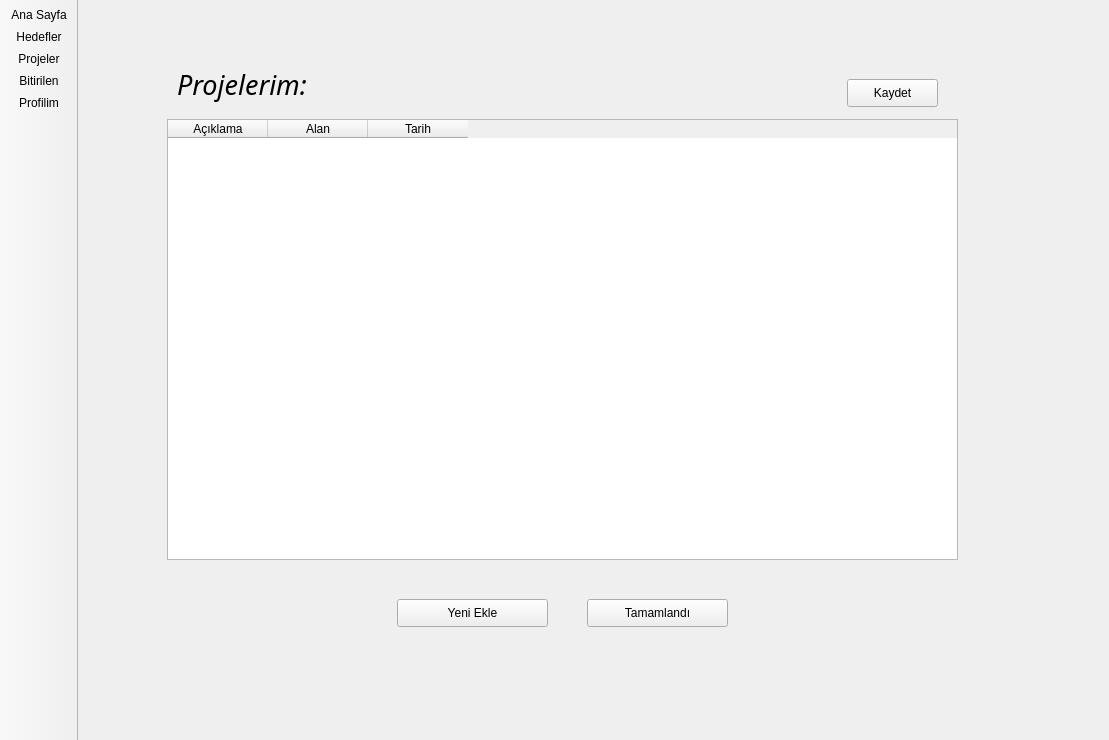
<?xml version="1.0" encoding="UTF-8"?>
<ui version="4.0">
 <class>MainWindow</class>
 <widget class="QMainWindow" name="MainWindow">
  <property name="geometry">
   <rect>
    <x>0</x>
    <y>0</y>
    <width>1109</width>
    <height>740</height>
   </rect>
  </property>
  <property name="minimumSize">
   <size>
    <width>1109</width>
    <height>740</height>
   </size>
  </property>
  <property name="maximumSize">
   <size>
    <width>1109</width>
    <height>740</height>
   </size>
  </property>
  <property name="windowTitle">
   <string>Planlama Sistemim</string>
  </property>
  <property name="windowIcon">
   <iconset>
    <normalon>:/icons/address-book.png</normalon>
   </iconset>
  </property>
  <widget class="QWidget" name="centralwidget">
   <widget class="QStackedWidget" name="stackedWidget">
    <property name="geometry">
     <rect>
      <x>-1</x>
      <y>-1</y>
      <width>1041</width>
      <height>741</height>
     </rect>
    </property>
    <property name="styleSheet">
     <string notr="true">#page_4{
	border-image: url(:/icons/448.jpg);
}</string>
    </property>
    <property name="currentIndex">
     <number>2</number>
    </property>
    <widget class="QWidget" name="page_1">
     <property name="styleSheet">
      <string notr="true">#page_1{
border-image: url(:/icons/14.jpg);
}</string>
     </property>
     <widget class="QLabel" name="label_1">
      <property name="geometry">
       <rect>
        <x>440</x>
        <y>130</y>
        <width>501</width>
        <height>101</height>
       </rect>
      </property>
      <property name="font">
       <font>
        <family>Times New Roman</family>
        <pointsize>20</pointsize>
        <italic>true</italic>
       </font>
      </property>
      <property name="text">
       <string>Planlama Hedefleri Kayıt Sistemim</string>
      </property>
      <property name="alignment">
       <set>Qt::AlignCenter</set>
      </property>
     </widget>
     <widget class="QLabel" name="label_2">
      <property name="geometry">
       <rect>
        <x>660</x>
        <y>680</y>
        <width>381</width>
        <height>61</height>
       </rect>
      </property>
      <property name="font">
       <font>
        <family>Myriad Pro</family>
        <pointsize>11</pointsize>
        <italic>true</italic>
       </font>
      </property>
      <property name="text">
       <string>Designed by Mehmet KAHRAMAN 2020</string>
      </property>
      <property name="alignment">
       <set>Qt::AlignCenter</set>
      </property>
     </widget>
     <widget class="QPushButton" name="buton_a1">
      <property name="geometry">
       <rect>
        <x>610</x>
        <y>440</y>
        <width>161</width>
        <height>41</height>
       </rect>
      </property>
      <property name="styleSheet">
       <string notr="true">background-color: rgb(255, 255, 255);</string>
      </property>
      <property name="text">
       <string>Tamam</string>
      </property>
     </widget>
     <widget class="QFrame" name="frame">
      <property name="geometry">
       <rect>
        <x>470</x>
        <y>270</y>
        <width>441</width>
        <height>141</height>
       </rect>
      </property>
      <property name="styleSheet">
       <string notr="true">background-color: rgb(255, 255, 255);</string>
      </property>
      <property name="frameShape">
       <enum>QFrame::StyledPanel</enum>
      </property>
      <layout class="QVBoxLayout" name="verticalLayout">
       <property name="spacing">
        <number>20</number>
       </property>
       <property name="leftMargin">
        <number>20</number>
       </property>
       <property name="topMargin">
        <number>1</number>
       </property>
       <property name="rightMargin">
        <number>20</number>
       </property>
       <property name="bottomMargin">
        <number>20</number>
       </property>
       <item>
        <widget class="QLabel" name="label_hosgeldiniz">
         <property name="font">
          <font>
           <family>Arial</family>
           <pointsize>10</pointsize>
          </font>
         </property>
         <property name="text">
          <string>Hoşgeldiniz, Lütfen şifrenizi girin.</string>
         </property>
         <property name="alignment">
          <set>Qt::AlignCenter</set>
         </property>
        </widget>
       </item>
       <item>
        <widget class="QLineEdit" name="lineEdit_a1"/>
       </item>
      </layout>
     </widget>
     <widget class="QLabel" name="labelVersion">
      <property name="geometry">
       <rect>
        <x>20</x>
        <y>680</y>
        <width>131</width>
        <height>61</height>
       </rect>
      </property>
      <property name="font">
       <font>
        <family>Myriad Pro</family>
        <pointsize>11</pointsize>
        <italic>true</italic>
       </font>
      </property>
      <property name="text">
       <string>version</string>
      </property>
      <property name="alignment">
       <set>Qt::AlignLeading|Qt::AlignLeft|Qt::AlignVCenter</set>
      </property>
     </widget>
    </widget>
    <widget class="QWidget" name="page_2">
     <widget class="QLabel" name="label_b1">
      <property name="geometry">
       <rect>
        <x>90</x>
        <y>60</y>
        <width>301</width>
        <height>51</height>
       </rect>
      </property>
      <property name="font">
       <font>
        <family>Myriad Pro Cond</family>
        <pointsize>20</pointsize>
        <weight>50</weight>
        <italic>true</italic>
        <bold>false</bold>
       </font>
      </property>
      <property name="text">
       <string>Hedefteki Kategoriler:</string>
      </property>
     </widget>
     <widget class="QListWidget" name="listWidget_1">
      <property name="geometry">
       <rect>
        <x>90</x>
        <y>120</y>
        <width>791</width>
        <height>421</height>
       </rect>
      </property>
     </widget>
     <widget class="QPushButton" name="buton_kaydet1">
      <property name="geometry">
       <rect>
        <x>770</x>
        <y>80</y>
        <width>93</width>
        <height>28</height>
       </rect>
      </property>
      <property name="text">
       <string>Kaydet</string>
      </property>
     </widget>
     <widget class="QWidget" name="layoutWidget">
      <property name="geometry">
       <rect>
        <x>160</x>
        <y>580</y>
        <width>631</width>
        <height>30</height>
       </rect>
      </property>
      <layout class="QHBoxLayout" name="horizontalLayout">
       <property name="spacing">
        <number>20</number>
       </property>
       <item>
        <widget class="QPushButton" name="buton_b1">
         <property name="text">
          <string>Yeni Ekle</string>
         </property>
        </widget>
       </item>
       <item>
        <widget class="QPushButton" name="buton_b2">
         <property name="text">
          <string>Seçileni Sil</string>
         </property>
        </widget>
       </item>
       <item>
        <widget class="QPushButton" name="buton_b3">
         <property name="text">
          <string>Aşağı Taşı</string>
         </property>
        </widget>
       </item>
       <item>
        <widget class="QPushButton" name="buton_b4">
         <property name="text">
          <string>Yukarı Taşı</string>
         </property>
        </widget>
       </item>
       <item>
        <widget class="QPushButton" name="buton_b5">
         <property name="text">
          <string>Seçileni Düzenle</string>
         </property>
        </widget>
       </item>
      </layout>
     </widget>
    </widget>
    <widget class="QWidget" name="page_projects">
     <widget class="QPushButton" name="butonEkle_pr">
      <property name="geometry">
       <rect>
        <x>320</x>
        <y>600</y>
        <width>151</width>
        <height>28</height>
       </rect>
      </property>
      <property name="text">
       <string>Yeni Ekle</string>
      </property>
     </widget>
     <widget class="QTableWidget" name="tableWidget">
      <property name="geometry">
       <rect>
        <x>90</x>
        <y>120</y>
        <width>791</width>
        <height>441</height>
       </rect>
      </property>
      <property name="dragEnabled">
       <bool>true</bool>
      </property>
      <column>
       <property name="text">
        <string>Açıklama</string>
       </property>
      </column>
      <column>
       <property name="text">
        <string>Alan</string>
       </property>
      </column>
      <column>
       <property name="text">
        <string>Tarih</string>
       </property>
      </column>
     </widget>
     <widget class="QPushButton" name="butonTamam">
      <property name="geometry">
       <rect>
        <x>510</x>
        <y>600</y>
        <width>141</width>
        <height>28</height>
       </rect>
      </property>
      <property name="text">
       <string>Tamamlandı</string>
      </property>
     </widget>
     <widget class="QPushButton" name="butonKaydet_pr">
      <property name="geometry">
       <rect>
        <x>770</x>
        <y>80</y>
        <width>91</width>
        <height>28</height>
       </rect>
      </property>
      <property name="text">
       <string>Kaydet</string>
      </property>
     </widget>
     <widget class="QLabel" name="label_b1_2">
      <property name="geometry">
       <rect>
        <x>100</x>
        <y>60</y>
        <width>151</width>
        <height>51</height>
       </rect>
      </property>
      <property name="font">
       <font>
        <family>Myriad Pro Cond</family>
        <pointsize>20</pointsize>
        <weight>50</weight>
        <italic>true</italic>
        <bold>false</bold>
       </font>
      </property>
      <property name="text">
       <string>Projelerim:</string>
      </property>
     </widget>
    </widget>
    <widget class="QWidget" name="page_3">
     <widget class="QWidget" name="layoutWidget">
      <property name="geometry">
       <rect>
        <x>170</x>
        <y>570</y>
        <width>631</width>
        <height>30</height>
       </rect>
      </property>
      <layout class="QHBoxLayout" name="horizontalLayout_3">
       <property name="spacing">
        <number>20</number>
       </property>
       <item>
        <widget class="QPushButton" name="buton_c1">
         <property name="text">
          <string>Yeni Ekle</string>
         </property>
        </widget>
       </item>
       <item>
        <widget class="QPushButton" name="buton_c2">
         <property name="text">
          <string>Seçileni Sil</string>
         </property>
        </widget>
       </item>
       <item>
        <widget class="QPushButton" name="buton_c3">
         <property name="text">
          <string>Aşağı Taşı</string>
         </property>
        </widget>
       </item>
       <item>
        <widget class="QPushButton" name="buton_c4">
         <property name="text">
          <string>Yukarı Taşı</string>
         </property>
        </widget>
       </item>
       <item>
        <widget class="QPushButton" name="buton_c5">
         <property name="text">
          <string>Seçileni Düzenle</string>
         </property>
        </widget>
       </item>
      </layout>
     </widget>
     <widget class="QLabel" name="label_c1">
      <property name="geometry">
       <rect>
        <x>90</x>
        <y>60</y>
        <width>301</width>
        <height>51</height>
       </rect>
      </property>
      <property name="font">
       <font>
        <family>Myriad Pro Cond</family>
        <pointsize>20</pointsize>
        <weight>50</weight>
        <italic>true</italic>
        <bold>false</bold>
       </font>
      </property>
      <property name="text">
       <string>Tamamlanan Becerilerim:</string>
      </property>
     </widget>
     <widget class="QListWidget" name="listWidget_2">
      <property name="geometry">
       <rect>
        <x>90</x>
        <y>120</y>
        <width>791</width>
        <height>411</height>
       </rect>
      </property>
     </widget>
     <widget class="QPushButton" name="buton_kaydet2">
      <property name="geometry">
       <rect>
        <x>770</x>
        <y>80</y>
        <width>93</width>
        <height>28</height>
       </rect>
      </property>
      <property name="text">
       <string>Kaydet</string>
      </property>
     </widget>
    </widget>
    <widget class="QWidget" name="page_profil">
     <widget class="QLabel" name="label">
      <property name="geometry">
       <rect>
        <x>390</x>
        <y>60</y>
        <width>221</width>
        <height>211</height>
       </rect>
      </property>
      <property name="styleSheet">
       <string notr="true">border-image: url(:/icons/profile.png);</string>
      </property>
      <property name="text">
       <string/>
      </property>
     </widget>
     <widget class="QLineEdit" name="lineEdit_profisim">
      <property name="geometry">
       <rect>
        <x>310</x>
        <y>340</y>
        <width>381</width>
        <height>41</height>
       </rect>
      </property>
      <property name="font">
       <font>
        <pointsize>10</pointsize>
       </font>
      </property>
     </widget>
     <widget class="QLineEdit" name="lineEdit_profsoyisim">
      <property name="geometry">
       <rect>
        <x>310</x>
        <y>430</y>
        <width>381</width>
        <height>41</height>
       </rect>
      </property>
      <property name="font">
       <font>
        <pointsize>10</pointsize>
       </font>
      </property>
     </widget>
     <widget class="QLineEdit" name="lineEdit_sifre">
      <property name="geometry">
       <rect>
        <x>310</x>
        <y>520</y>
        <width>381</width>
        <height>41</height>
       </rect>
      </property>
      <property name="font">
       <font>
        <pointsize>10</pointsize>
       </font>
      </property>
     </widget>
     <widget class="QLabel" name="label_3">
      <property name="geometry">
       <rect>
        <x>320</x>
        <y>310</y>
        <width>61</width>
        <height>21</height>
       </rect>
      </property>
      <property name="font">
       <font>
        <pointsize>10</pointsize>
       </font>
      </property>
      <property name="text">
       <string>İsim:</string>
      </property>
     </widget>
     <widget class="QLabel" name="label_4">
      <property name="geometry">
       <rect>
        <x>320</x>
        <y>400</y>
        <width>71</width>
        <height>21</height>
       </rect>
      </property>
      <property name="font">
       <font>
        <pointsize>10</pointsize>
       </font>
      </property>
      <property name="text">
       <string>Soyisim:</string>
      </property>
     </widget>
     <widget class="QLabel" name="label_5">
      <property name="geometry">
       <rect>
        <x>320</x>
        <y>490</y>
        <width>61</width>
        <height>21</height>
       </rect>
      </property>
      <property name="font">
       <font>
        <pointsize>10</pointsize>
       </font>
      </property>
      <property name="text">
       <string>Şifre:</string>
      </property>
     </widget>
     <widget class="QPushButton" name="buton_profilKaydet">
      <property name="geometry">
       <rect>
        <x>430</x>
        <y>610</y>
        <width>141</width>
        <height>31</height>
       </rect>
      </property>
      <property name="text">
       <string>KAYDET</string>
      </property>
     </widget>
    </widget>
   </widget>
  </widget>
  <widget class="QToolBar" name="toolBar">
   <property name="windowTitle">
    <string>toolBar</string>
   </property>
   <property name="movable">
    <bool>false</bool>
   </property>
   <property name="iconSize">
    <size>
     <width>55</width>
     <height>70</height>
    </size>
   </property>
   <property name="toolButtonStyle">
    <enum>Qt::ToolButtonTextUnderIcon</enum>
   </property>
   <attribute name="toolBarArea">
    <enum>LeftToolBarArea</enum>
   </attribute>
   <attribute name="toolBarBreak">
    <bool>false</bool>
   </attribute>
   <addaction name="actionAna_Sayfa"/>
   <addaction name="actionHedefler"/>
   <addaction name="actionProjeler"/>
   <addaction name="actionBitirilen"/>
   <addaction name="actionProfilim"/>
  </widget>
  <action name="actionAna_Sayfa">
   <property name="checkable">
    <bool>true</bool>
   </property>
   <property name="icon">
    <iconset resource="icons.qrc">
     <normaloff>:/icons/shield.png</normaloff>:/icons/shield.png</iconset>
   </property>
   <property name="text">
    <string>Ana Sayfa</string>
   </property>
  </action>
  <action name="actionHedefler">
   <property name="checkable">
    <bool>true</bool>
   </property>
   <property name="icon">
    <iconset>
     <normalon>:/icons/folder.png</normalon>
    </iconset>
   </property>
   <property name="text">
    <string>Hedefler</string>
   </property>
  </action>
  <action name="actionBitirilen">
   <property name="checkable">
    <bool>true</bool>
   </property>
   <property name="icon">
    <iconset>
     <normalon>:/icons/clipboard.png</normalon>
    </iconset>
   </property>
   <property name="text">
    <string>Bitirilen</string>
   </property>
  </action>
  <action name="actionProjeler">
   <property name="checkable">
    <bool>true</bool>
   </property>
   <property name="icon">
    <iconset resource="icons.qrc">
     <normaloff>:/icons/projects.png</normaloff>
     <normalon>:/icons/info.png</normalon>:/icons/projects.png</iconset>
   </property>
   <property name="text">
    <string>Projeler</string>
   </property>
  </action>
  <action name="actionProfilim">
   <property name="checkable">
    <bool>true</bool>
   </property>
   <property name="icon">
    <iconset resource="icons.qrc">
     <normaloff>:/icons/profile.png</normaloff>:/icons/profile.png</iconset>
   </property>
   <property name="text">
    <string>Profilim</string>
   </property>
  </action>
 </widget>
 <resources>
  <include location="icons.qrc"/>
 </resources>
 <connections/>
</ui>
